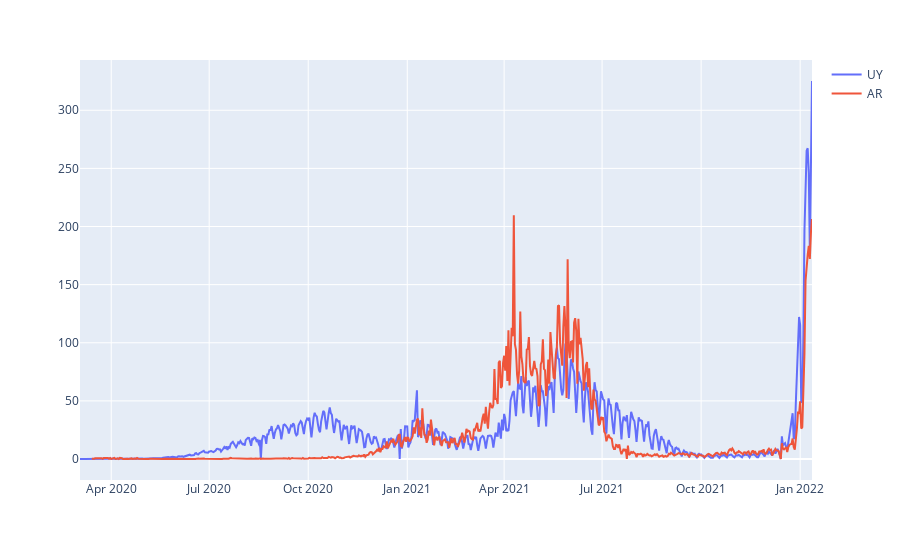

Notebook source saved alongside this figure:
### Code cell
fig = px.line()
fig.add_scatter(x=df2.index, y=df2.casos_100k,name='UY') 
fig.add_scatter(x=df.index, y=df.casos_100k,name='AR') 
fig.show()

### Figure 1 — Plotly figure (JSON) as saved in the notebook; plotly's stock layout.template omitted (floating-point values rounded to 4 significant figures; data arrays with more than 128 entries replaced by an {"elided": "..."} marker saying what was removed)
{"data": [{"name": "UY", "type": "scatter", "x": {"elided": "677 str values"}, "y": {"elided": "677 float values"}}, {"name": "AR", "type": "scatter", "x": {"elided": "668 str values"}, "y": {"elided": "668 float values"}}], "layout": {"legend": {"tracegroupgap": 0}, "margin": {"t": 60}, "xaxis": {"anchor": "y", "domain": [0, 1]}, "yaxis": {"anchor": "x", "domain": [0, 1]}}}
